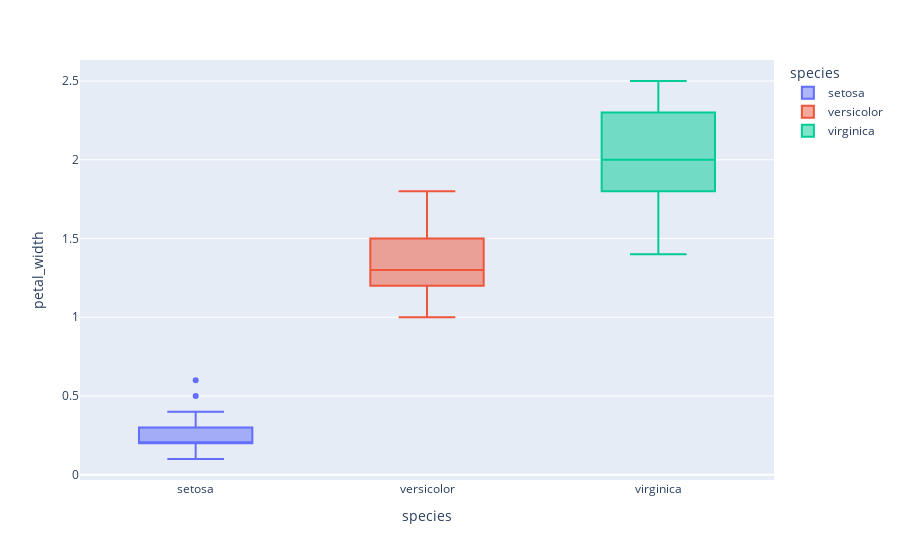

Source (notebook cell):
### Code cell
# 4. Relationship between species and petal_width using plotly
fig = px.box(df, x='species', y='petal_width', color='species')
fig.show()

### Figure 1 — Plotly figure (JSON) as saved in the notebook; plotly's stock layout.template omitted (floating-point values rounded to 4 significant figures)
{"data": [{"alignmentgroup": "True", "hovertemplate": "species=%{x}<br>petal_width=%{y}<extra></extra>", "legendgroup": "setosa", "marker": {"color": "#636efa"}, "name": "setosa", "notched": false, "offsetgroup": "setosa", "orientation": "v", "showlegend": true, "type": "box", "x": ["setosa", "setosa", "setosa", "setosa", "setosa", "setosa", "setosa", "setosa", "setosa", "setosa", "setosa", "setosa", "setosa", "setosa", "setosa", "setosa", "setosa", "setosa", "setosa", "setosa", "setosa", "setosa", "setosa", "setosa", "setosa", "setosa", "setosa", "setosa", "setosa", "setosa", "setosa", "setosa", "setosa", "setosa", "setosa", "setosa", "setosa", "setosa", "setosa", "setosa", "setosa", "setosa", "setosa", "setosa", "setosa", "setosa", "setosa", "setosa", "setosa", "setosa"], "x0": " ", "xaxis": "x", "y": [0.2, 0.2, 0.2, 0.2, 0.2, 0.4, 0.3, 0.2, 0.2, 0.1, 0.2, 0.2, 0.1, 0.1, 0.2, 0.4, 0.4, 0.3, 0.3, 0.3, 0.2, 0.4, 0.2, 0.5, 0.2, 0.2, 0.4, 0.2, 0.2, 0.2, 0.2, 0.4, 0.1, 0.2, 0.2, 0.2, 0.2, 0.1, 0.2, 0.2, 0.3, 0.3, 0.2, 0.6, 0.4, 0.3, 0.2, 0.2, 0.2, 0.2], "y0": " ", "yaxis": "y"}, {"alignmentgroup": "True", "hovertemplate": "species=%{x}<br>petal_width=%{y}<extra></extra>", "legendgroup": "versicolor", "marker": {"color": "#EF553B"}, "name": "versicolor", "notched": false, "offsetgroup": "versicolor", "orientation": "v", "showlegend": true, "type": "box", "x": ["versicolor", "versicolor", "versicolor", "versicolor", "versicolor", "versicolor", "versicolor", "versicolor", "versicolor", "versicolor", "versicolor", "versicolor", "versicolor", "versicolor", "versicolor", "versicolor", "versicolor", "versicolor", "versicolor", "versicolor", "versicolor", "versicolor", "versicolor", "versicolor", "versicolor", "versicolor", "versicolor", "versicolor", "versicolor", "versicolor", "versicolor", "versicolor", "versicolor", "versicolor", "versicolor", "versicolor", "versicolor", "versicolor", "versicolor", "versicolor", "versicolor", "versicolor", "versicolor", "versicolor", "versicolor", "versicolor", "versicolor", "versicolor", "versicolor", "versicolor"], "x0": " ", "xaxis": "x", "y": [1.4, 1.5, 1.5, 1.3, 1.5, 1.3, 1.6, 1.0, 1.3, 1.4, 1.0, 1.5, 1.0, 1.4, 1.3, 1.4, 1.5, 1.0, 1.5, 1.1, 1.8, 1.3, 1.5, 1.2, 1.3, 1.4, 1.4, 1.7, 1.5, 1.0, 1.1, 1.0, 1.2, 1.6, 1.5, 1.6, 1.5, 1.3, 1.3, 1.3, 1.2, 1.4, 1.2, 1.0, 1.3, 1.2, 1.3, 1.3, 1.1, 1.3], "y0": " ", "yaxis": "y"}, {"alignmentgroup": "True", "hovertemplate": "species=%{x}<br>petal_width=%{y}<extra></extra>", "legendgroup": "virginica", "marker": {"color": "#00cc96"}, "name": "virginica", "notched": false, "offsetgroup": "virginica", "orientation": "v", "showlegend": true, "type": "box", "x": ["virginica", "virginica", "virginica", "virginica", "virginica", "virginica", "virginica", "virginica", "virginica", "virginica", "virginica", "virginica", "virginica", "virginica", "virginica", "virginica", "virginica", "virginica", "virginica", "virginica", "virginica", "virginica", "virginica", "virginica", "virginica", "virginica", "virginica", "virginica", "virginica", "virginica", "virginica", "virginica", "virginica", "virginica", "virginica", "virginica", "virginica", "virginica", "virginica", "virginica", "virginica", "virginica", "virginica", "virginica", "virginica", "virginica", "virginica", "virginica", "virginica"], "x0": " ", "xaxis": "x", "y": [2.5, 1.9, 2.1, 1.8, 2.2, 2.1, 1.7, 1.8, 1.8, 2.5, 2.0, 1.9, 2.1, 2.0, 2.4, 2.3, 1.8, 2.2, 2.3, 1.5, 2.3, 2.0, 2.0, 1.8, 2.1, 1.8, 1.8, 1.8, 2.1, 1.6, 1.9, 2.0, 2.2, 1.5, 1.4, 2.3, 2.4, 1.8, 1.8, 2.1, 2.4, 2.3, 2.3, 2.5, 2.3, 1.9, 2.0, 2.3, 1.8], "y0": " ", "yaxis": "y"}], "layout": {"boxmode": "overlay", "legend": {"title": {"text": "species"}, "tracegroupgap": 0}, "margin": {"t": 60}, "xaxis": {"anchor": "y", "categoryarray": ["setosa", "versicolor", "virginica"], "categoryorder": "array", "domain": [0, 1], "title": {"text": "species"}}, "yaxis": {"anchor": "x", "domain": [0, 1], "title": {"text": "petal_width"}}}}
